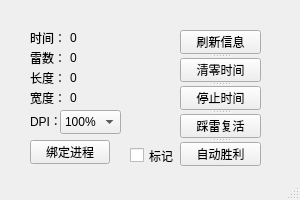
<?xml version="1.0" encoding="UTF-8"?>
<ui version="4.0">
 <class>MainWindow</class>
 <widget class="QMainWindow" name="MainWindow">
  <property name="geometry">
   <rect>
    <x>0</x>
    <y>0</y>
    <width>300</width>
    <height>200</height>
   </rect>
  </property>
  <property name="sizePolicy">
   <sizepolicy hsizetype="Fixed" vsizetype="Fixed">
    <horstretch>0</horstretch>
    <verstretch>0</verstretch>
   </sizepolicy>
  </property>
  <property name="windowTitle">
   <string>Gminer</string>
  </property>
  <widget class="QWidget" name="centralwidget">
   <widget class="QSplitter" name="splitter">
    <property name="geometry">
     <rect>
      <x>180</x>
      <y>30</y>
      <width>81</width>
      <height>136</height>
     </rect>
    </property>
    <property name="orientation">
     <enum>Qt::Vertical</enum>
    </property>
    <widget class="QPushButton" name="pushButton_1">
     <property name="text">
      <string>刷新信息</string>
     </property>
    </widget>
    <widget class="QPushButton" name="pushButton_2">
     <property name="text">
      <string>清零时间</string>
     </property>
    </widget>
    <widget class="QPushButton" name="pushButton_3">
     <property name="text">
      <string>停止时间</string>
     </property>
    </widget>
    <widget class="QPushButton" name="pushButton_4">
     <property name="text">
      <string>踩雷复活</string>
     </property>
    </widget>
    <widget class="QPushButton" name="pushButton_5">
     <property name="text">
      <string>自动胜利</string>
     </property>
    </widget>
   </widget>
   <widget class="QLabel" name="label">
    <property name="geometry">
     <rect>
      <x>30</x>
      <y>30</y>
      <width>54</width>
      <height>16</height>
     </rect>
    </property>
    <property name="text">
     <string>时间：</string>
    </property>
   </widget>
   <widget class="QLabel" name="label_2">
    <property name="geometry">
     <rect>
      <x>30</x>
      <y>50</y>
      <width>54</width>
      <height>16</height>
     </rect>
    </property>
    <property name="text">
     <string>雷数：</string>
    </property>
   </widget>
   <widget class="QLabel" name="label_3">
    <property name="geometry">
     <rect>
      <x>30</x>
      <y>70</y>
      <width>54</width>
      <height>16</height>
     </rect>
    </property>
    <property name="text">
     <string>长度：</string>
    </property>
   </widget>
   <widget class="QLabel" name="label_4">
    <property name="geometry">
     <rect>
      <x>30</x>
      <y>90</y>
      <width>54</width>
      <height>16</height>
     </rect>
    </property>
    <property name="text">
     <string>宽度：</string>
    </property>
   </widget>
   <widget class="QPushButton" name="pushButton">
    <property name="geometry">
     <rect>
      <x>30</x>
      <y>140</y>
      <width>80</width>
      <height>24</height>
     </rect>
    </property>
    <property name="text">
     <string>绑定进程</string>
    </property>
   </widget>
   <widget class="QLabel" name="label_5">
    <property name="geometry">
     <rect>
      <x>70</x>
      <y>30</y>
      <width>54</width>
      <height>16</height>
     </rect>
    </property>
    <property name="text">
     <string>0</string>
    </property>
   </widget>
   <widget class="QLabel" name="label_6">
    <property name="geometry">
     <rect>
      <x>70</x>
      <y>50</y>
      <width>54</width>
      <height>16</height>
     </rect>
    </property>
    <property name="text">
     <string>0</string>
    </property>
   </widget>
   <widget class="QLabel" name="label_7">
    <property name="geometry">
     <rect>
      <x>70</x>
      <y>70</y>
      <width>54</width>
      <height>16</height>
     </rect>
    </property>
    <property name="text">
     <string>0</string>
    </property>
   </widget>
   <widget class="QLabel" name="label_8">
    <property name="geometry">
     <rect>
      <x>70</x>
      <y>90</y>
      <width>54</width>
      <height>16</height>
     </rect>
    </property>
    <property name="text">
     <string>0</string>
    </property>
   </widget>
   <widget class="QComboBox" name="comboBox">
    <property name="geometry">
     <rect>
      <x>60</x>
      <y>110</y>
      <width>61</width>
      <height>24</height>
     </rect>
    </property>
    <item>
     <property name="text">
      <string>100%</string>
     </property>
    </item>
    <item>
     <property name="text">
      <string>125%</string>
     </property>
    </item>
    <item>
     <property name="text">
      <string>150%</string>
     </property>
    </item>
    <item>
     <property name="text">
      <string>200%</string>
     </property>
    </item>
   </widget>
   <widget class="QLabel" name="label_9">
    <property name="geometry">
     <rect>
      <x>30</x>
      <y>110</y>
      <width>54</width>
      <height>21</height>
     </rect>
    </property>
    <property name="text">
     <string>DPI：</string>
    </property>
   </widget>
   <widget class="QCheckBox" name="checkBox">
    <property name="geometry">
     <rect>
      <x>130</x>
      <y>140</y>
      <width>51</width>
      <height>31</height>
     </rect>
    </property>
    <property name="text">
     <string>标记</string>
    </property>
   </widget>
  </widget>
  <widget class="QStatusBar" name="statusBar"/>
 </widget>
 <resources/>
 <connections/>
</ui>
